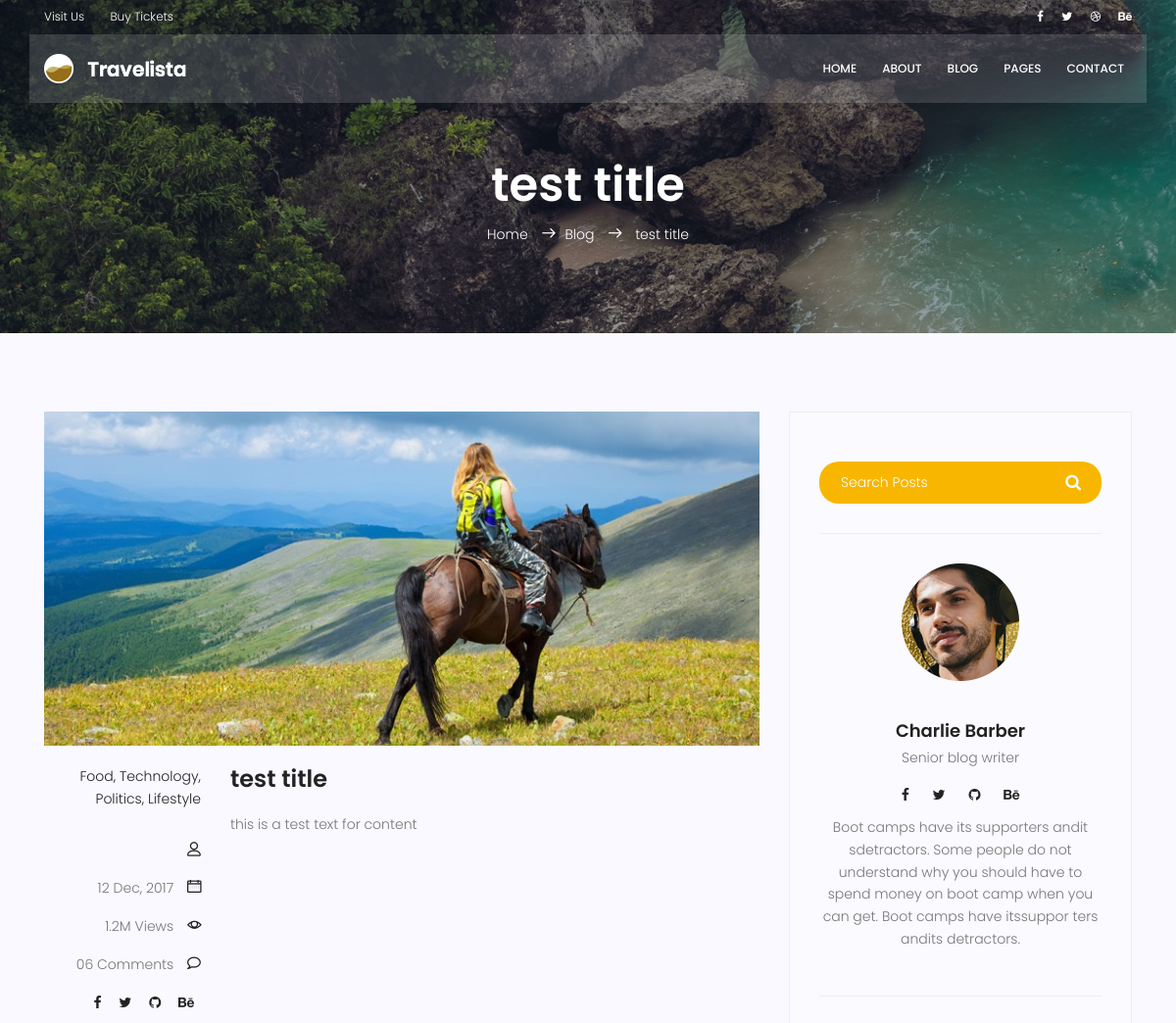
The app's page /blog/2 (upper part), older data.
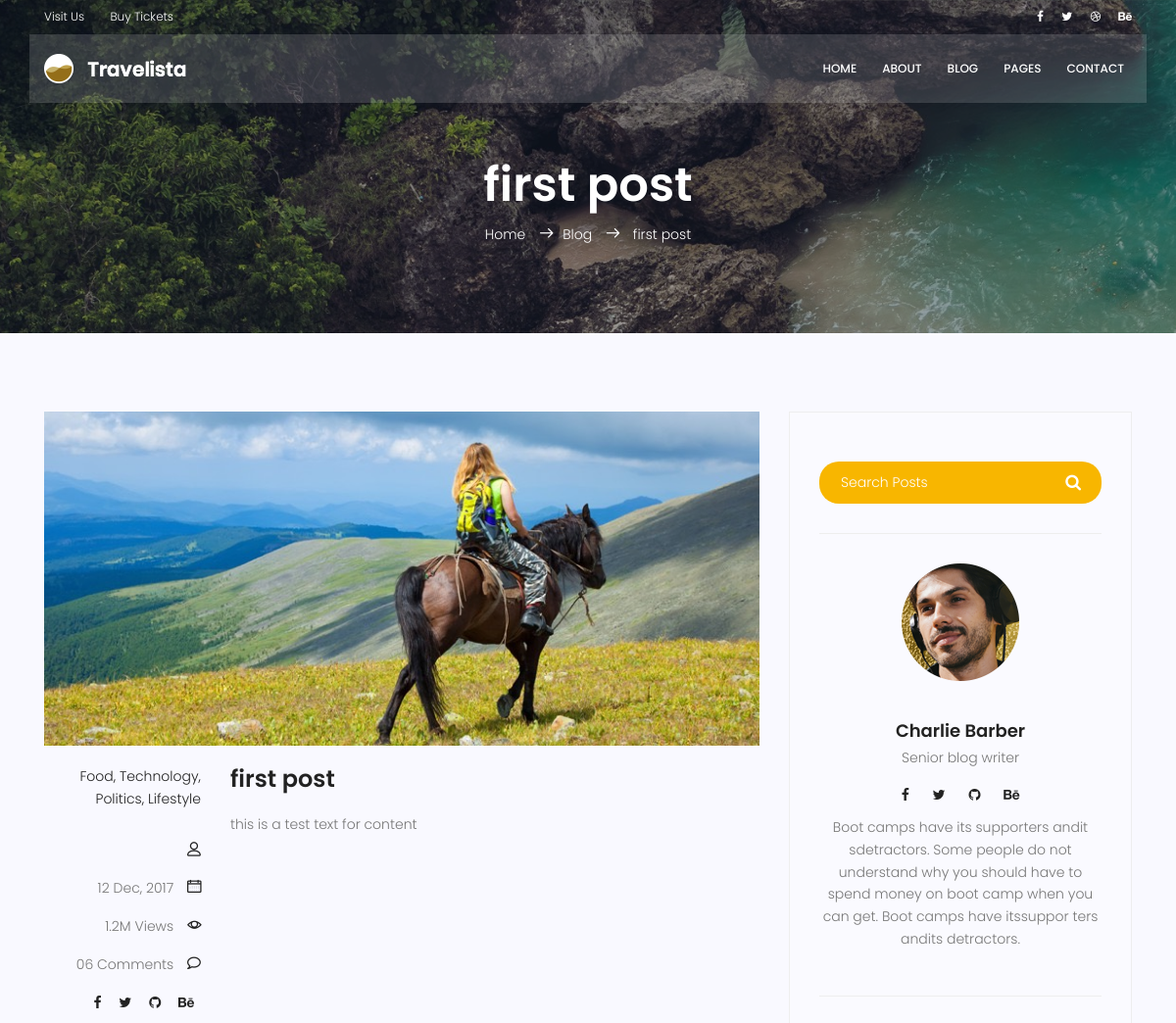
The same page, newer data.
### blog/models.py (models this page shows, shortened)
class Post(models.Model):
    title = models.CharField(max_length=255)
    content=models.TextField()
    counted_view=models.IntegerField(default=0)
    status=models.BooleanField(default=False)
    published_date=models.DateTimeField(null=True)
    created_date=models.DateTimeField(auto_now_add=True)
    updated_date=models.DateTimeField(auto_now=True)
    class Meta:
        ordering = ['-created_date']
        verbose_name = "Blog Post"
        verbose_name_plural = "Blog Posts"

### blog/views.py (the view)
# urls.py: path('<int:pid>',blog_single,name="single" ),
def blog_single (request,pid):
    post=get_object_or_404(Post,pk=pid)
    context={'post' : post}
    return render(request,"blog/blog-single.html",context)

### templates/blog/blog-single.html (shortened to what this page needs)
{% extends 'base.html' %}
{% load static %}
{% block content %}
			<section class="relative about-banner">
				<div class="overlay overlay-bg"></div>
				<div class="container">
					<div class="row d-flex align-items-center justify-content-center">
						<div class="about-content col-lg-12">
							<h1 class="text-white">
								{{post.title}}
							</h1>
							<p class="text-white link-nav"><a href="{% url 'website:index' %}">Home </a>  <span class="lnr lnr-arrow-right"></span><a href="{% url 'blog:index' %}">Blog </a> <span class="lnr lnr-arrow-right"></span> {{post.title}}</p>
						</div>
					</div>
				</div>
			</section>
			<section class="post-content-area single-post-area">
				<div class="container">
					<div class="row">
						<div class="col-lg-8 posts-list">
							<div class="single-post row">
								<div class="col-lg-12">
									<div class="feature-img">
										<img class="img-fluid" src="{% static 'img/blog/feature-img1.jpg' %}" alt="">
									</div>
								</div>
								<div class="col-lg-3  col-md-3 meta-details">
									<ul class="tags">
										<li><a href="#">Food,</a></li>
										<li><a href="#">Technology,</a></li>
										<li><a href="#">Politics,</a></li>
										<li><a href="#">Lifestyle</a></li>
									</ul>
									<div class="user-details row">
										<p class="user-name col-lg-12 col-md-12 col-6"><a href="#">{{author}}</a> <span class="lnr lnr-user"></span></p>
										<p class="date col-lg-12 col-md-12 col-6"><a href="#">12 Dec, 2017</a> <span class="lnr lnr-calendar-full"></span></p>
										<p class="view col-lg-12 col-md-12 col-6"><a href="#">1.2M Views</a> <span class="lnr lnr-eye"></span></p>
										<p class="comments col-lg-12 col-md-12 col-6"><a href="#">06 Comments</a> <span class="lnr lnr-bubble"></span></p>
										<ul class="social-links col-lg-12 col-md-12 col-6">
											<li><a href="#"><i class="fa fa-facebook"></i></a></li>
											<li><a href="#"><i class="fa fa-twitter"></i></a></li>
											<li><a href="#"><i class="fa fa-github"></i></a></li>
											<li><a href="#"><i class="fa fa-behance"></i></a></li>
										</ul>
									</div>
								</div>
								<div class="col-lg-9 col-md-9">
									<h3 class="mt-20 mb-20">{{post.title}}</h3>
									<p class="excert">
									{{post.content}}
									</p>
								</div>
							</div>
						</div>
						<div class="col-lg-4 sidebar-widgets">
							<div class="widget-wrap">
								<div class="single-sidebar-widget search-widget">
									<form class="search-form" action="#">
			                            <input placeholder="Search Posts" name="search" type="text" onfocus="this.placeholder = ''" onblur="this.placeholder = 'Search Posts'" >
			                            <button type="submit"><i class="fa fa-search"></i></button>
			                        </form>
								</div>
								<div class="single-sidebar-widget user-info-widget">
									<img src="{% static 'img/blog/user-info.png' %}" alt="">
									<a href="#"><h4>Charlie Barber</h4></a>
									<p>
										Senior blog writer
									</p>
									<ul class="social-links">
										<li><a href="#"><i class="fa fa-facebook"></i></a></li>
										<li><a href="#"><i class="fa fa-twitter"></i></a></li>
										<li><a href="#"><i class="fa fa-github"></i></a></li>
										<li><a href="#"><i class="fa fa-behance"></i></a></li>
									</ul>
									<p>
										Boot camps have its supporters andit sdetractors. Some people do not understand why you should have to spend money on boot camp when you can get. Boot camps have itssuppor ters andits detractors.
									</p>
								</div>
							</div>
						</div>
					</div>
				</div>
			</section>
			{% endblock %}

### templates/base.html (shortened to what this page needs)
{% load static%}
<!DOCTYPE html>
<html lang="zxx" class="no-js">
<head>
    <link rel="stylesheet" href="{% static 'css/linearicons.css' %}">
    <link rel="stylesheet" href="{% static 'css/font-awesome.min.css' %}">
    <link rel="stylesheet" href="{% static 'css/bootstrap.css' %}">
    <link rel="stylesheet" href="{% static 'css/magnific-popup.css' %}">
    <link rel="stylesheet" href="{% static 'css/jquery-ui.css' %}">
    <link rel="stylesheet" href="{% static 'css/nice-select.css' %}">
    <link rel="stylesheet" href="{% static 'css/animate.min.css' %}">
    <link rel="stylesheet" href="{% static 'css/owl.carousel.css' %}">
    <link rel="stylesheet" href="{% static 'css/main.css' %}">
</head>
<body>
    <header id="header">
        <div class="header-top">
            <div class="container">
                <div class="row align-items-center">
                    <div class="col-lg-6 col-sm-6 col-6 header-top-left">
                        <ul>
                            <li><a href="#">Visit Us</a></li>
                            <li><a href="#">Buy Tickets</a></li>
                        </ul>
                    </div>
                    <div class="col-lg-6 col-sm-6 col-6 header-top-right">
                        <div class="header-social">
                            <a href="#"><i class="fa fa-facebook"></i></a>
                            <a href="#"><i class="fa fa-twitter"></i></a>
                            <a href="#"><i class="fa fa-dribbble"></i></a>
                            <a href="#"><i class="fa fa-behance"></i></a>
                        </div>
                    </div>
                </div>
            </div>
        </div>
        <div class="container main-menu">
            <div class="row align-items-center justify-content-between d-flex">
                <div id="logo">
                    <a href="{% url 'website:about' %}"><img src="{% static 'img/logo.png' %}" alt="" title="" /></a>
                </div>
                <nav id="nav-menu-container">
                    <ul class="nav-menu">
                        <li><a href="{% url 'website:index' %}">Home</a></li>
                        <li><a href="{% url 'website:about' %}">About</a></li>
                        <li><a href="{% url 'blog:index' %}">Blog</a></li>
                        <li class="menu-has-children"><a href="">Pages</a>
                        </li>
                        <li><a href="{% url 'website:contact' %}">Contact</a></li>
                    </ul>
                </nav>
            </div>
        </div>
    </header>
    {% block content%}
    {% endblock%}
</body>
</html>

Row changes from the older to the newer data that the page shows:
changed Post "this is a test text for content": title "test title" → "first post"
